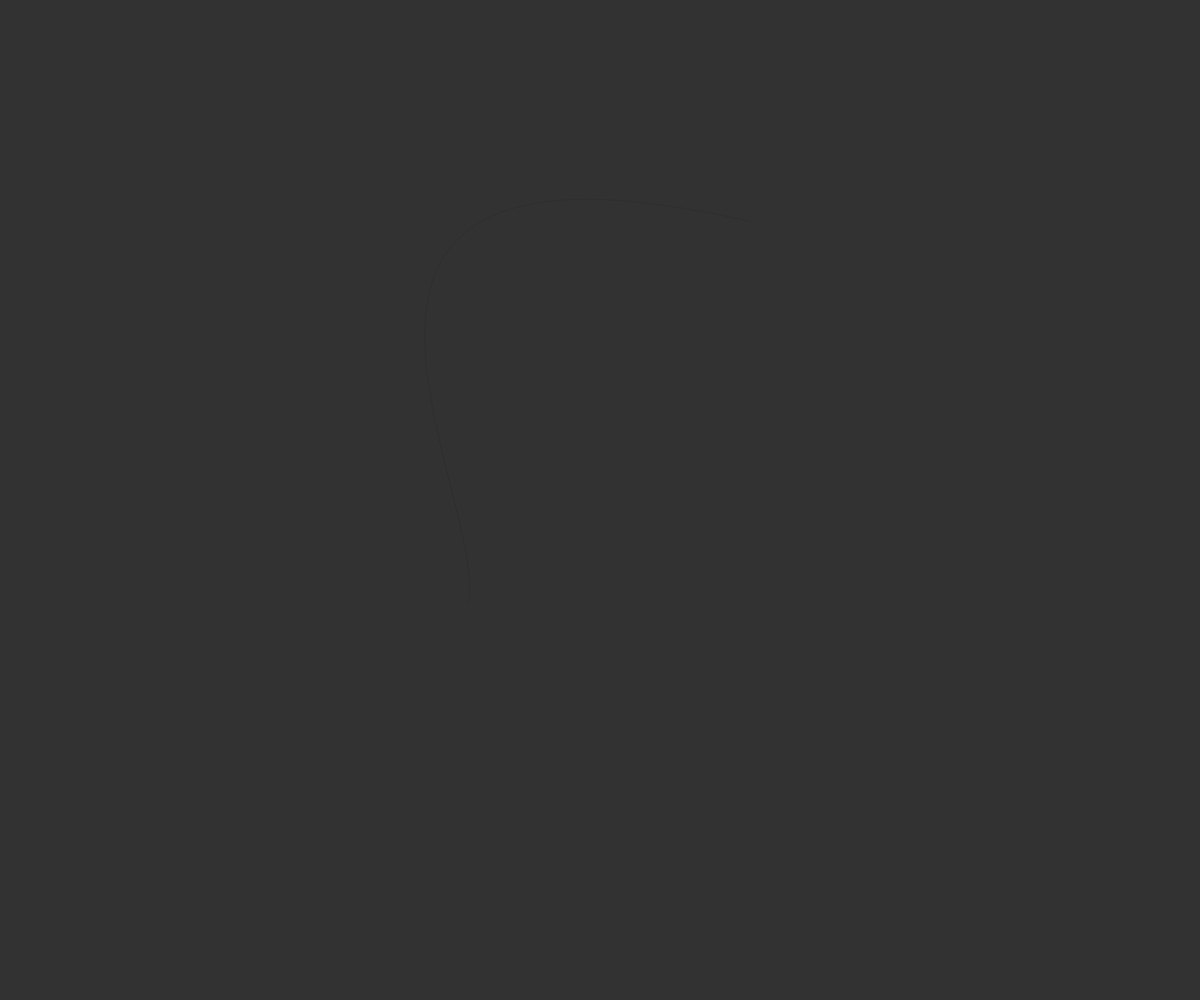
Frame 1 (no input)
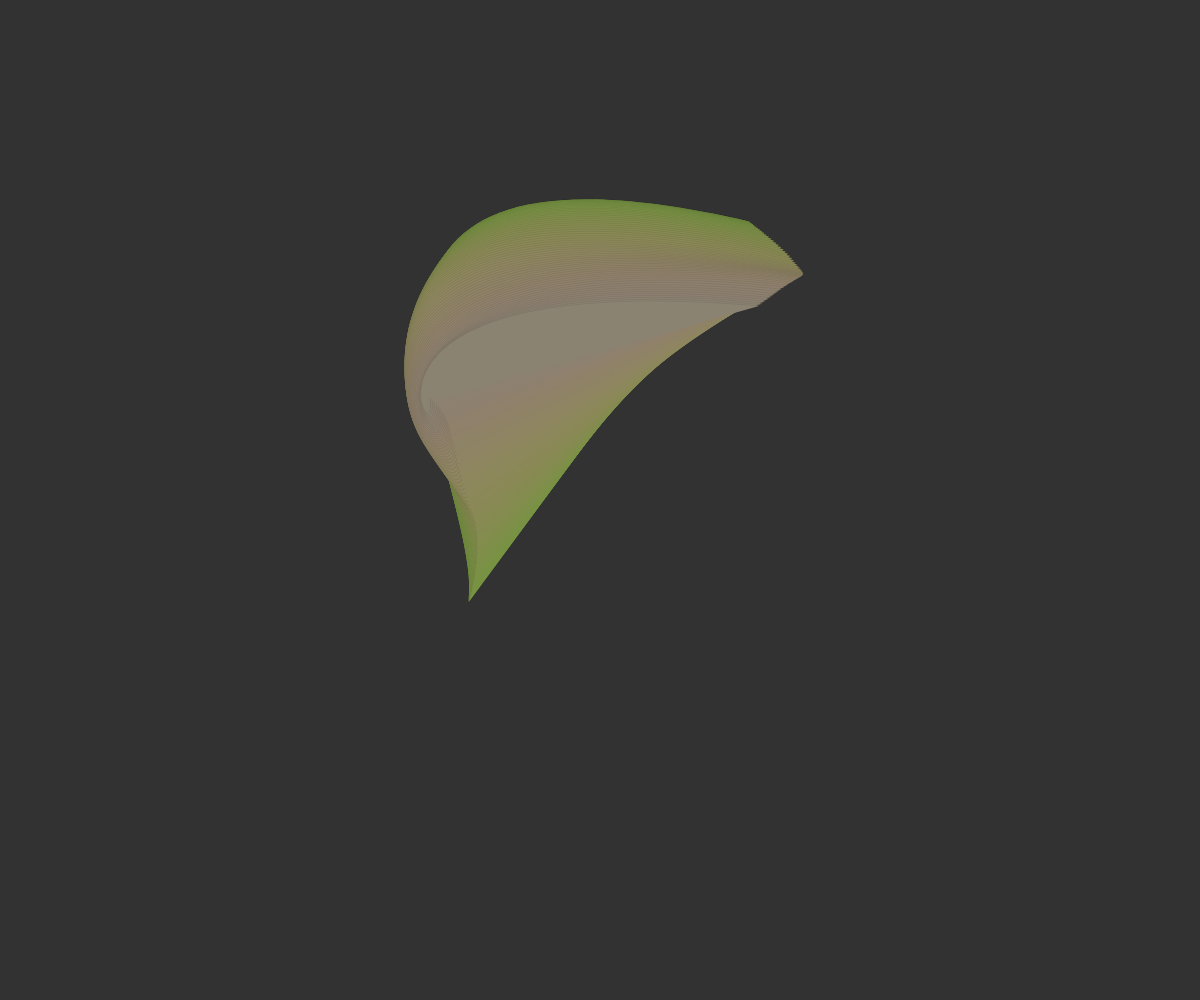
Frame 60 (no input)
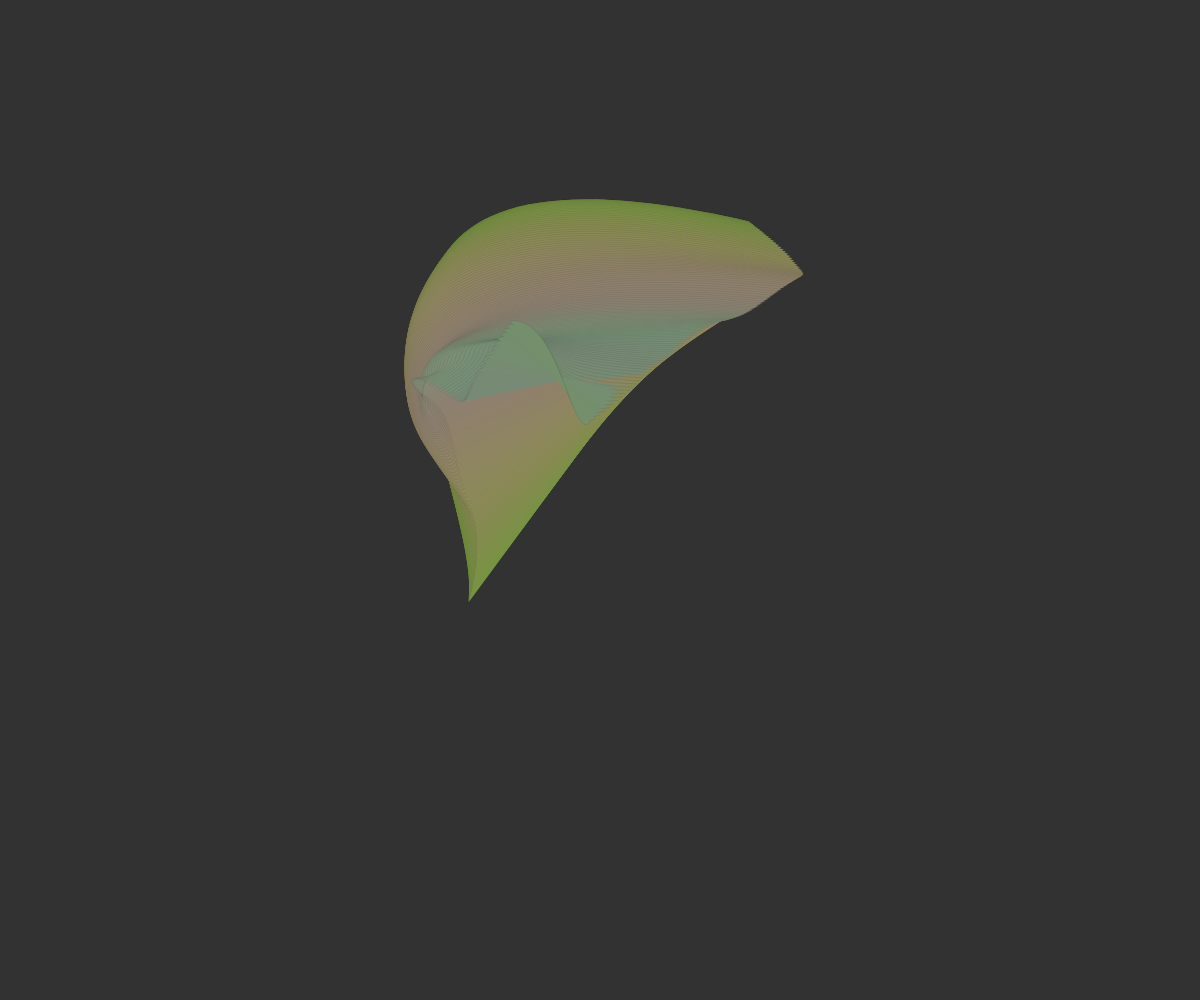
Frame 120 (the mouse pressed at the canvas centre since frame 60)

The p5.js sketch that drew these frames (run headless with seeded random() and noise() and a simulated clock; from frame 60 on, the mouse is pressed at the canvas centre):

// p5.js sketch
// ── sketch.js
var t = 0;

function setup() { 
  createCanvas(windowWidth, windowHeight);
  background(50);
  stroke(0, 18);
  noFill();
} 

function draw() {
  
  var x1 = width * noise(t+25);
  var x2 = width * noise(t+35);
  var x3 = width * noise(t+45);
  var x4 = width * noise(t+55);
  
  var y1 = height * noise(t+65);
  var y2 = height * noise(t+75);
  var y3 = height * noise(t+85);
  var y4 = height * noise(t+95);
  
  /*var z1 = height * noise(t+105);
  var z2 = height * noise(t+115);
  var z3 = height * noise(t+125);
  var z4 = height * noise(t+135);*/
  
  bezier(x1, y1, x2, y2, x3, y3, x4, y4);
  
  fill(noise(t+10)*255,noise(t+15)*255,noise(t+20)*255);
  
  t += 0.005;
  
  // clear the background every 2000 frames using mod (%) operator
  if (frameCount % 2000 == 0) {
  background(50);
  }

}
